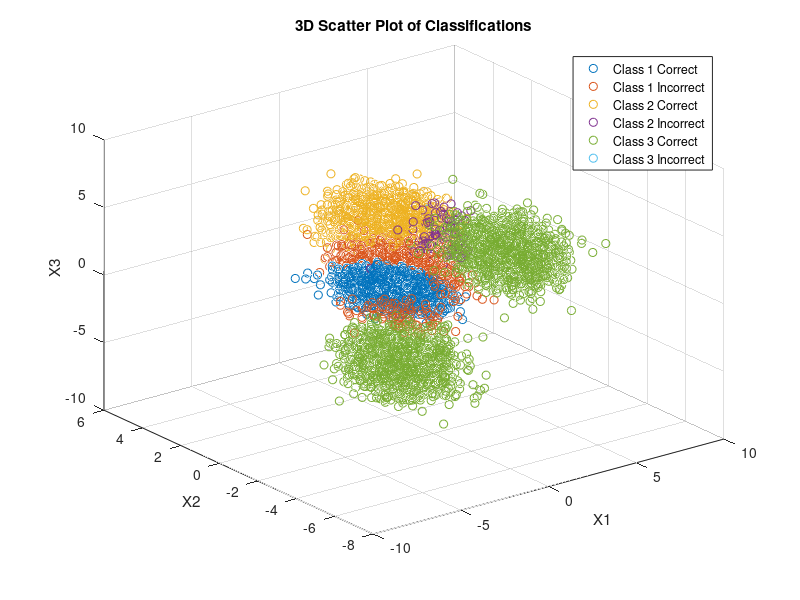

Write the MATLAB code that produced this figure.
%% This code is for the first assignment of EECE 5644, the second question: part B.
% Clear the workspace
clear;
clc;

% Set the random seed for reproducibility
rng(12345);

% Gaussian distribution parameters for Class 1
mu1 = [0, 0, 0];          % Mean vector
sigma1 = diag([1, 1, 1]);  % Diagonal covariance matrix

% Gaussian distribution parameters for Class 2
mu2 = [2, 2, 2];          % Mean vector
sigma2 = diag([1, 1, 1]); % Diagonal covariance matrix

% Two Gaussian distribution parameters for Class 3 (mixture)
mu3_1 = [-3, -3, -3];     % Mean vector of the first Gaussian
sigma3_1 = diag([1, 1, 1]); % Diagonal covariance matrix

mu3_2 = [3, -3, 3];       % Mean vector of the second Gaussian
sigma3_2 = diag([1, 1, 1]); % Diagonal covariance matrix

% Class priors
prior1 = 0.3;
prior2 = 0.3;
prior3 = 0.4;

% Define the loss matrix 10
Lambda10 = [0 10 10; 1 0 10; 1 1 0];

% Define the loss matrix 100
Lambda100 = [0 100 100; 1 0 100; 1 1 0];


% Total number of samples
total_samples = 10000;

% Generate samples for Class 1
num_samples_class1 = round(total_samples * prior1);
samples_class1 = mvnrnd(mu1, sigma1, num_samples_class1);

% Generate samples for Class 2
num_samples_class2 = round(total_samples * prior2);
samples_class2 = mvnrnd(mu2, sigma2, num_samples_class2);

% Generate samples for Class 3 (from a mixture of two Gaussians)
num_samples_class3 = round(total_samples * prior3);
samples_class3_1 = mvnrnd(mu3_1, sigma3_1, floor(num_samples_class3 / 2));
samples_class3_2 = mvnrnd(mu3_2, sigma3_2, ceil(num_samples_class3 / 2));
samples_class3 = [samples_class3_1; samples_class3_2];

% Combine all samples
samples = [samples_class1; samples_class2; samples_class3];

% Class labels
labels = [ones(num_samples_class1, 1); 2 * ones(num_samples_class2, 1); 3 * ones(num_samples_class3, 1)];

% Compute posterior probabilities for each class
posterior1 = prior1 * mvnpdf(samples, mu1, sigma1); % Class 1 posterior
posterior2 = prior2 * mvnpdf(samples, mu2, sigma2); % Class 2 posterior
posterior3 = prior3 * (0.5 * mvnpdf(samples, mu3_1, sigma3_1) + 0.5 * mvnpdf(samples, mu3_2, sigma3_2)); % Class 3 posterior

% Normalize posteriors so that they sum to 1
posterior_sum = posterior1 + posterior2 + posterior3;
posterior1 = posterior1 ./ posterior_sum;
posterior2 = posterior2 ./ posterior_sum;
posterior3 = posterior3 ./ posterior_sum;

% Combine posterior probabilities into a matrix
posterior_matrix = [posterior1, posterior2, posterior3];

% Apply ERM rule using the loss matrix % Expected risk for each class
%%%%%%%%%%%%%%%%%%%%%%%%%%%%%%%%%%%%%%%%%%%%%
%%%%%%%%%%%%%%%%%%%%%%%%%%%%%%%%%%%%%%%%%%%%%
%%%%%%%%%%%%%%%%%%%%%%%%%%%%%%%%%%%%%%%%%%%%
%%%%%%%%%%%%%%%%%%%%%%%%%%%%%%%%%%%%%%%%%%%%

%expected_risk = posterior_matrix * Lambda10';
expected_risk = posterior_matrix * Lambda100';
%%%%%%%%%%%%%%%%%%%%%%%%%%%%%%%%%%%%%%%%%%%%%
%%%%%%%%%%%%%%%%%%%%%%%%%%%%%%%%%%%%%%%%%%%%%
%%%%%%%%%%%%%%%%%%%%%%%%%%%%%%%%%%%%%%%%%%%%%
%%%%%%%%%%%%%%%%%%%%%%%%%%%%%%%%%%%%%%%%%%%%%

% Classify by choosing the class with the minimum expected risk
[~, predictions] = min(expected_risk, [], 2);

% Compute confusion matrix
confusion_matrix = confusionmat(labels, predictions);

% Display confusion matrix
disp('Confusion Matrix:');
disp(confusion_matrix);

% Plot 3D scatter plot, marking correctly and incorrectly classified data points
figure;
hold on;

% Class 1: dot for correct, red dot for incorrect
scatter3(samples(predictions == 1 & labels == 1, 1), samples(predictions == 1 & labels == 1, 2), samples(predictions == 1 & labels == 1, 3), 'go', 'DisplayName', 'Class 1 Correct');
scatter3(samples(predictions ~= 1 & labels == 1, 1), samples(predictions ~= 1 & labels == 1, 2), samples(predictions ~= 1 & labels == 1, 3), 'ro', 'DisplayName', 'Class 1 Incorrect');

% Class 2: circle for correct, red circle for incorrect
scatter3(samples(predictions == 2 & labels == 2, 1), samples(predictions == 2 & labels == 2, 2), samples(predictions == 2 & labels == 2, 3), 'gs', 'DisplayName', 'Class 2 Correct');
scatter3(samples(predictions ~= 2 & labels == 2, 1), samples(predictions ~= 2 & labels == 2, 2), samples(predictions ~= 2 & labels == 2, 3), 'rs', 'DisplayName', 'Class 2 Incorrect');

% Class 3: triangle for correct, red triangle for incorrect
scatter3(samples(predictions == 3 & labels == 3, 1), samples(predictions == 3 & labels == 3, 2), samples(predictions == 3 & labels == 3, 3), 'g^', 'DisplayName', 'Class 3 Correct');
scatter3(samples(predictions ~= 3 & labels == 3, 1), samples(predictions ~= 3 & labels == 3, 2), samples(predictions ~= 3 & labels == 3, 3), 'r^', 'DisplayName', 'Class 3 Incorrect');

xlabel('X1');
ylabel('X2');
zlabel('X3');
legend();
title('3D Scatter Plot of Classifications');
grid on;
view(3); % Ensure the plot is in 3D view
hold off;

% Define Gaussian distribution's probability density function
function p = gaussian_pdf(x, mu, sigma)
    d = length(mu);  % Dimension
    norm_const = 1 / ((2 * pi)^(d / 2) * sqrt(det(sigma)));
    x_mu = x' - mu';  % Ensure both x and mu are column vectors
    exponent = -0.5 * x_mu' * inv(sigma) * x_mu;
    p = norm_const * exp(exponent);
end

